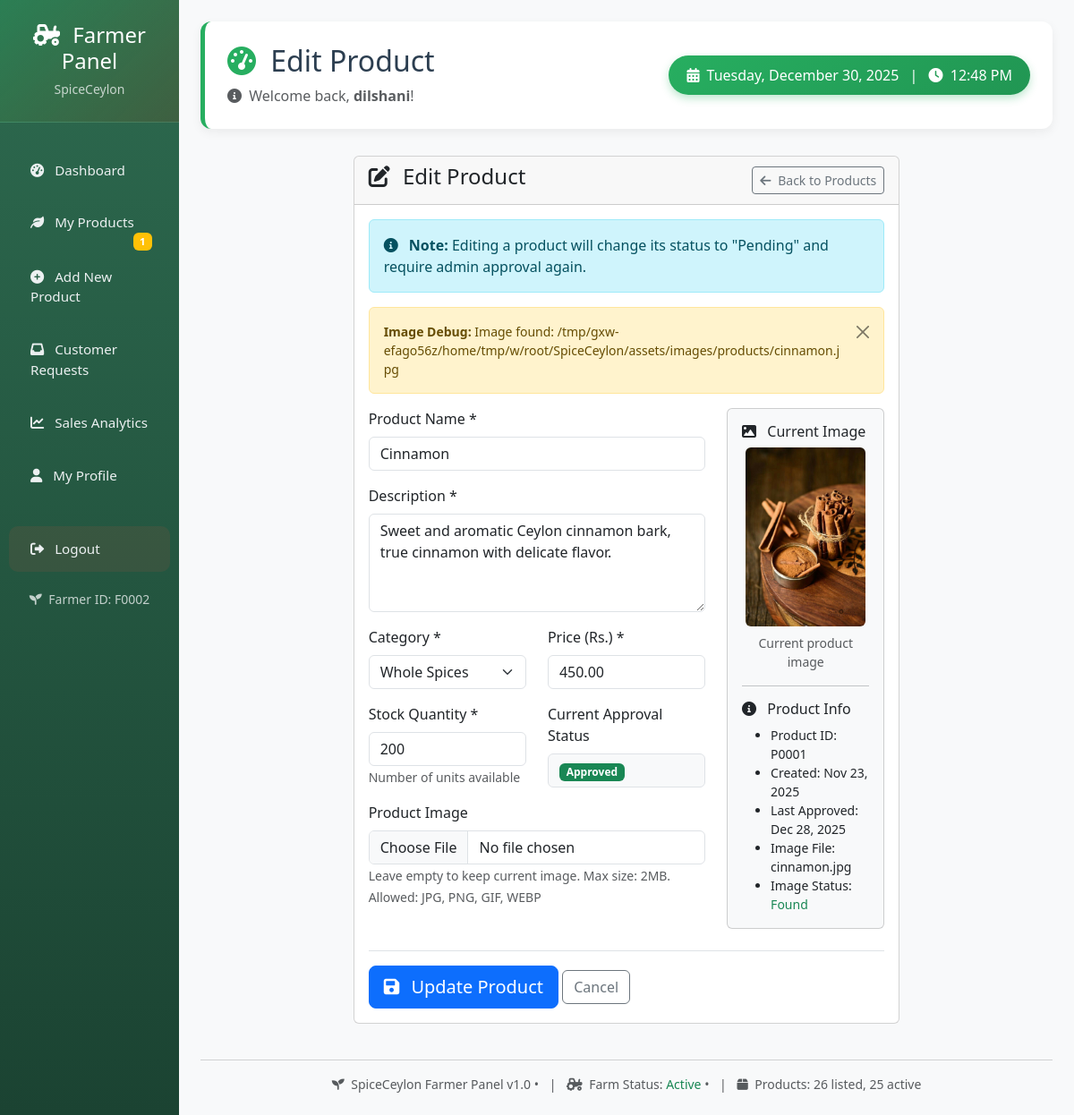
The app's page /farmer/edit_product.php?id=1 (signed in), older data.
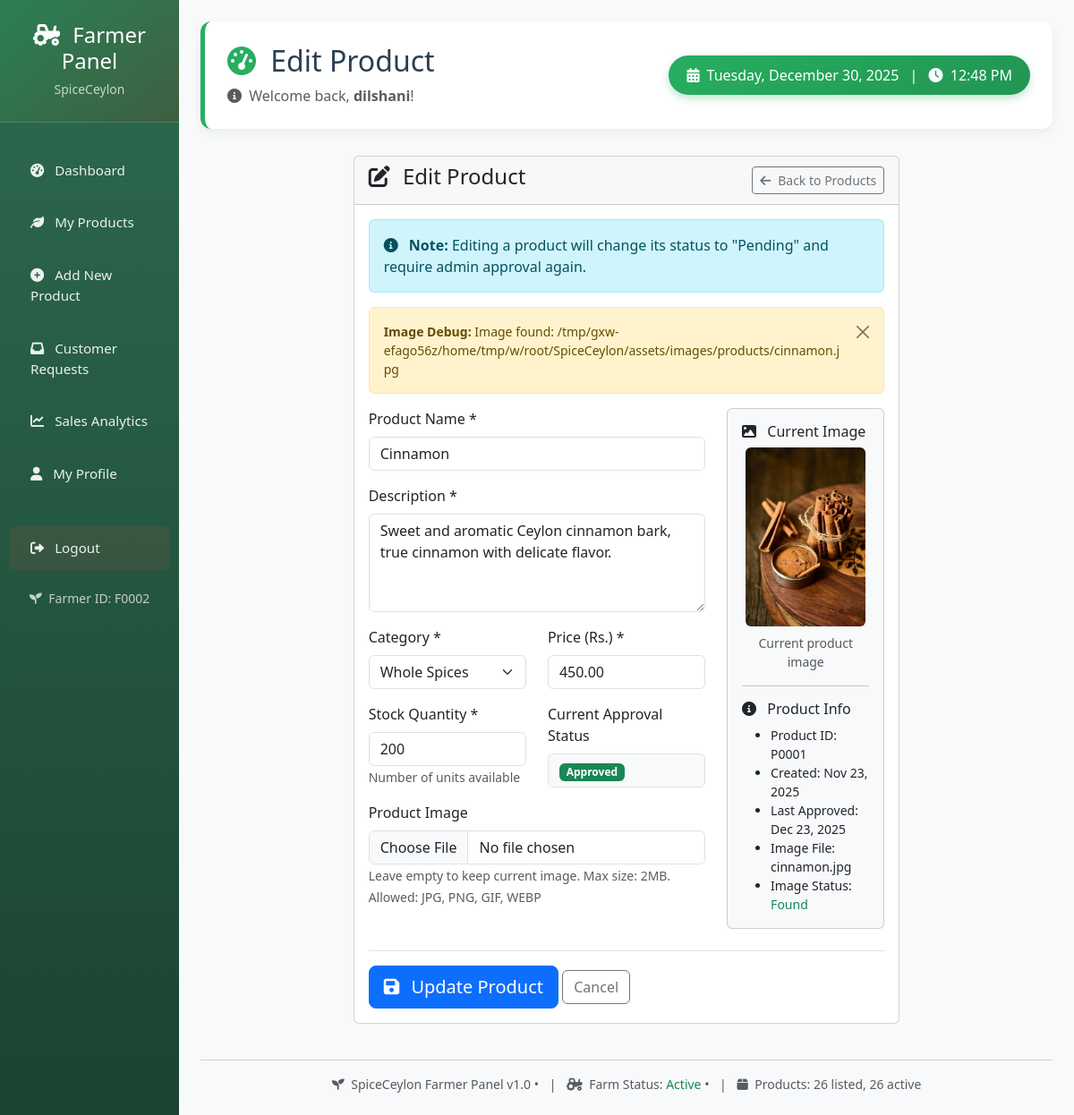
The same page, newer data.
### tables this page shows
CREATE TABLE `products` (
  `product_id` int(11) NOT NULL,
  `farmer_id` int(11) DEFAULT NULL,
  `name` varchar(255) DEFAULT NULL,
  `description` text DEFAULT NULL,
  `category` varchar(100) DEFAULT 'Spices',
  `price` decimal(10,2) DEFAULT NULL,
  `stock` int(11) DEFAULT NULL,
  `image` varchar(255) DEFAULT NULL,
  `status` enum('Pending','Approved','Rejected') DEFAULT 'Pending',
  `created_at` timestamp NOT NULL DEFAULT current_timestamp(),
  `admin_approved` enum('pending','approved','rejected') NOT NULL DEFAULT 'pending',
  `approved_by` int(11) DEFAULT NULL,
  `approved_at` datetime DEFAULT NULL,
  `rejection_reason` text DEFAULT NULL
);

### farmer/edit_product.php (the view, shortened to what the changed rows need)
<?php
$page_title = "Edit Product";
include 'header.php';
$image_base_url = '/SpiceCeylon/assets/images/products/';
$image_base_path = $_SERVER['DOCUMENT_ROOT'] . $image_base_url;
$product_id = intval($_GET['id']);
$product_query = $conn->prepare("SELECT * FROM products WHERE product_id = ? AND farmer_id = ?");
$product_query->bind_param("ii", $product_id, $farmer_id);
$product_query->execute();
$product_result = $product_query->get_result();
$product = $product_result->fetch_assoc();
$categories = ['Whole Spices', 'Spices', 'Leaves & Herbs', 'Roots & Bulbs', 'Fruits & Pods', 'Chilies & Peppers', 'Specialty Spices', 'Powders & Pastes'];
$current_image = '';
$image_exists = false;
$image_debug_info = '';
if (!empty($product['image'])) {
    $image_filename = $product['image'];
    $full_image_path = $image_base_path . $image_filename;
    $image_url = $image_base_url . $image_filename;
    $image_exists = file_exists($full_image_path);
    if ($image_exists) {
        $current_image = $image_url;
        $image_debug_info = "Image found: $full_image_path";
    }
} else {
    $image_debug_info = "No image filename in database";
}
?>
<!DOCTYPE html>
<html lang="en">
<head>
</head>
<body>
<div class="container-fluid">
    <div class="row">
        <div class="col-md-8 mx-auto">
            <div class="card">
                <div class="card-body">
                    <div class="alert alert-info">
                        <i class="fas fa-info-circle me-2"></i>
                        <strong>Note:</strong> Editing a product will change its status to "Pending" and require admin approval again.
                    </div>
                    <?php if(!empty($image_debug_info)): ?>
                    <div class="alert alert-warning alert-dismissible fade show small">
                        <strong>Image Debug:</strong> <?php echo $image_debug_info; ?>
                        <button type="button" class="btn-close" data-bs-dismiss="alert"></button>
                    </div>
                    <?php endif; ?>
                    <form method="POST" enctype="multipart/form-data">
                        <div class="row">
                            <div class="col-md-8">
                                <div class="mb-3">
                                    <label class="form-label">Product Name *</label>
                                    <input type="text" name="name" class="form-control" required
                                           value="<?php echo htmlspecialchars($product['name']); ?>"
                                           placeholder="e.g., Cinnamon Sticks">
                                </div>
                                <div class="mb-3">
                                    <label class="form-label">Description *</label>
                                    <textarea name="description" class="form-control" rows="4" required
                                              placeholder="Describe your product..."><?php echo htmlspecialchars($product['description']); ?></textarea>
                                </div>
                                <div class="row">
                                    <div class="col-md-6">
                                        <div class="mb-3">
                                            <label class="form-label">Category *</label>
                                            <select name="category" class="form-select" required>
                                                <?php foreach($categories as $cat): ?>
                                                    <option value="<?php echo $cat; ?>"
                                                        <?php echo ($product['category'] == $cat) ? 'selected' : ''; ?>>
                                                        <?php echo $cat; ?>
                                                    </option>
                                                <?php endforeach; ?>
                                            </select>
                                        </div>
                                    </div>
                                    <div class="col-md-6">
                                        <div class="mb-3">
                                            <label class="form-label">Price (Rs.) *</label>
                                            <input type="number" name="price" class="form-control" required
                                                   min="0" step="0.01"
                                                   value="<?php echo number_format($product['price'], 2, '.', ''); ?>"
                                                   placeholder="450.00">
                                        </div>
                                    </div>
                                </div>
                                <div class="row">
                                    <div class="col-md-6">
                                        <div class="mb-3">
                                            <label class="form-label">Stock Quantity *</label>
                                            <input type="number" name="stock" class="form-control" required
                                                   min="0"
                                                   value="<?php echo $product['stock']; ?>"
                                                   placeholder="100">
                                            <small class="text-muted">Number of units available</small>
                                        </div>
                                    </div>
                                </div>
                            </div>
                            <div class="col-md-4">
                                <div class="card bg-light">
                                    <div class="card-body">
                                        <div class="text-center mb-3">
                                            <div id="imagePreview">
                                                <?php if($image_exists && !empty($current_image)): ?>
                                                    <img src="<?php echo $current_image; ?>"
                                                         alt="<?php echo htmlspecialchars($product['name']); ?>"
                                                         class="img-fluid rounded current-image-preview"
                                                         style="max-height: 200px;"
                                                         onerror="handleImageError(this)">
                                                    <small class="text-muted d-block mt-2">Current product image</small>
                                                <?php endif; ?>
                                            </div>
                                        </div>
                                        <ul class="small mb-0">
                                            <li>Product ID: P<?php echo str_pad($product['product_id'], 4, '0', STR_PAD_LEFT); ?></li>
                                            <li>Created: <?php echo date('M d, Y', strtotime($product['created_at'])); ?></li>
                                            <?php if($product['approved_at']): ?>
                                                <li>Last Approved: <?php echo date('M d, Y', strtotime($product['approved_at'])); ?></li>
                                            <?php endif; ?>
                                            <?php if($product['image']): ?>
                                                <li>Image File: <?php echo htmlspecialchars($product['image']); ?></li>
                                                <li>Image Status: <?php echo $image_exists ? '<span class="text-success">Found</span>' : '<span class="text-danger">Not Found</span>'; ?></li>
                                            <?php endif; ?>
                                        </ul>
                                    </div>
                                </div>
                            </div>
                        </div>
                        <div class="mt-4 pt-3 border-top">
                        </div>
                    </form>
                </div>
            </div>
        </div>
    </div>
</div>
<?php
include 'footer.php';
?>

### farmer/header.php (shortened to what the changed rows need)
<?php
require_once '../config/db.php';
$farmer_id = $_SESSION['user_id'];
$total_products = $conn->query("SELECT COUNT(*) as count FROM products WHERE farmer_id = $farmer_id")->fetch_assoc()['count'];
$approved_products = $conn->query("SELECT COUNT(*) as count FROM products WHERE farmer_id = $farmer_id AND admin_approved='approved'")->fetch_assoc()['count'];
$pending_products = $conn->query("SELECT COUNT(*) as count FROM products WHERE farmer_id = $farmer_id AND admin_approved='pending'")->fetch_assoc()['count'];
?>
<!DOCTYPE html>
<html lang="en">
<head>
    <link href="https://cdn.jsdelivr.net/npm/bootstrap@5.3.0/dist/css/bootstrap.min.css" rel="stylesheet">
    <link rel="stylesheet" href="https://cdnjs.cloudflare.com/ajax/libs/font-awesome/6.0.0/css/all.min.css">
</head>
<body>
    <div class="container-fluid">
        <div class="row">
            <nav class="col-md-2 d-md-block sidebar p-0">
                <ul class="nav flex-column mt-4">
                    <li class="nav-item">
                        <a class="nav-link <?php echo basename($_SERVER['PHP_SELF']) == 'manage_products.php' ? 'active' : ''; ?>" href="manage_products.php">
                            <i class="fas fa-leaf me-2"></i>
                            My Products
                            <?php if($pending_products > 0): ?>
                            <span class="badge bg-warning float-end"><?php echo $pending_products; ?></span>
                            <?php endif; ?>
                        </a>
                    </li>
                </ul>
            </nav>
            <div class="col-md-10 p-4" style="background: #f8f9fa; min-height: 100vh;">
                <div class="dashboard-header" style="background: white; padding: 25px; border-radius: 12px; margin-bottom: 30px; box-shadow: 0 4px 12px rgba(0,0,0,0.06); border-left: 5px solid var(--farmer-green);">
                    <div class="d-flex justify-content-between align-items-center">
                        <div>
                            <h2 class="mb-2" style="color: var(--farmer-dark);">
                                <i class="fas fa-tachometer-alt me-2" style="color: var(--farmer-green);"></i>
                                <?php echo isset($page_title) ? $page_title : 'Farmer Dashboard'; ?>
                            </h2>
                        </div>
                    </div>
                </div>

### farmer/footer.php (shortened to what the changed rows need)
                <div class="row mt-4">
                    <div class="col-12">
                        <div class="text-center text-muted small">
                            <hr class="my-3">
                            <p class="mb-0">
                                <i class="fas fa-seedling me-1"></i>
                                SpiceCeylon Farmer Panel v1.0 •
                                <span class="mx-2">|</span>
                                <i class="fas fa-tractor me-1"></i>
                                Farm Status: <span class="text-success">Active</span> •
                                <span class="mx-2">|</span>
                                <i class="fas fa-box me-1"></i>
                                Products: <?php echo $total_products; ?> listed, <?php echo $approved_products; ?> active
                            </p>
                        </div>
                    </div>
                </div>
            </div>
        </div>
    </div>
</body>
</html>

Row changes from the older to the newer data that the page shows:
changed products "cinnamon.jpg": approved_at "Dec 28, 2025" → "Dec 23, 2025"
Text that changed along with them:
$approved_products: "25" → "26"
$pending_products: "1" → (not shown)
